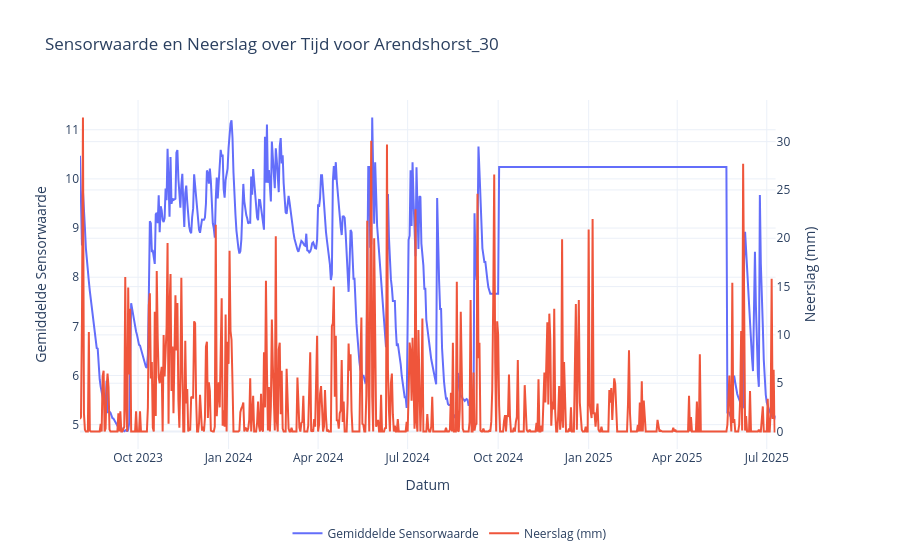
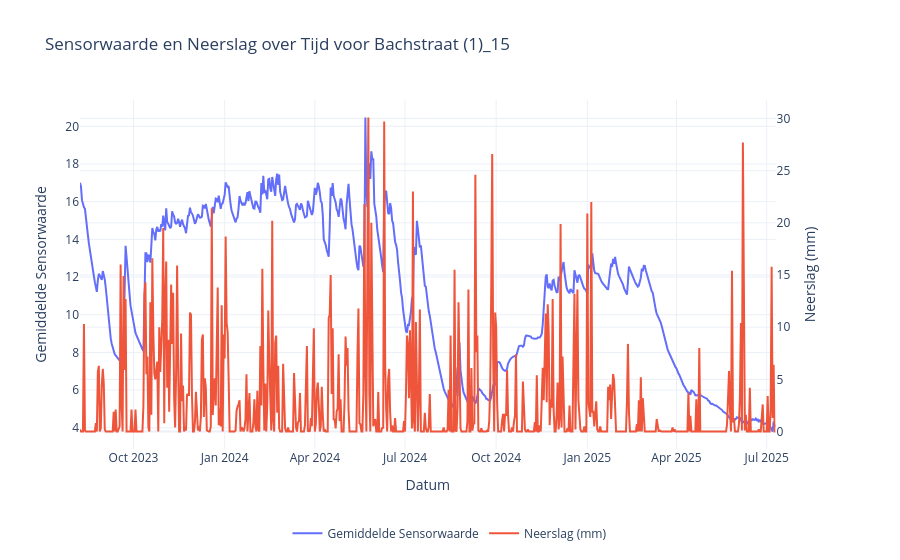
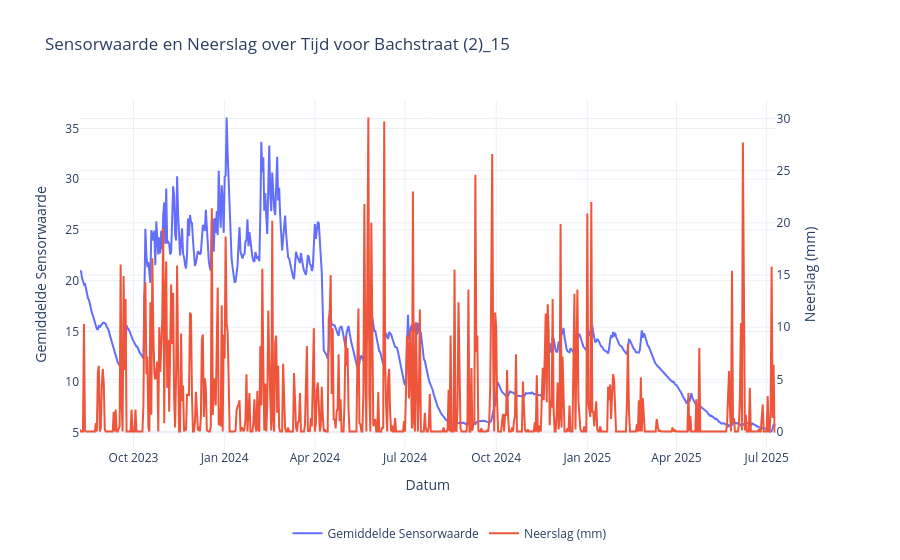
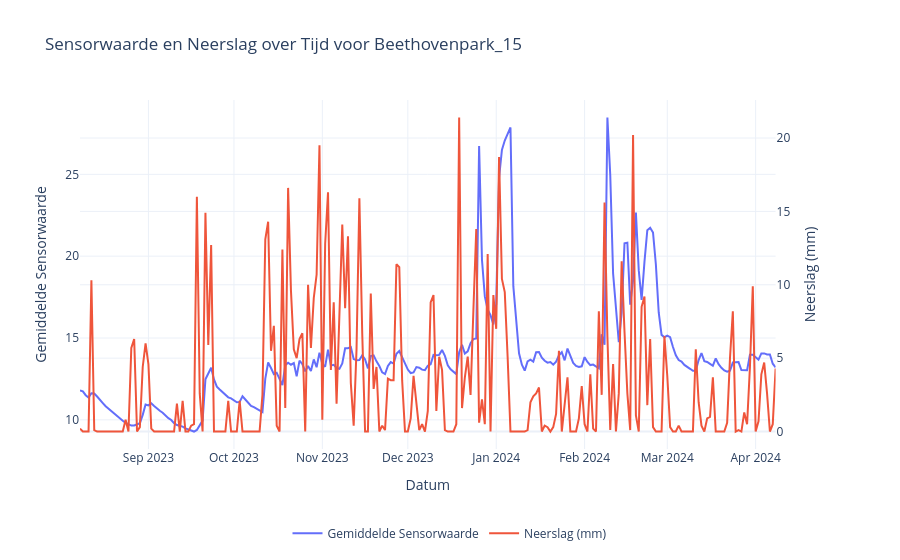

The notebook cell saved with these charts, in order:
### Code cell
import plotly.graph_objects as go
from plotly.subplots import make_subplots

# Zorg ervoor dat 'datum' een datetime-formaat heeft
df['datum'] = pd.to_datetime(df['datum'])

# Maak een lijst met unieke locaties
locaties = df['locatie'].unique()

# Loop door elke locatie en plot de grafiek
for locatie in locaties:
    # Filter de data voor de huidige locatie
    data_locatie = df[df['locatie'] == locatie]

    # Sorteer data op datum voor een consistente tijdsreeks
    data_locatie = data_locatie.sort_values('datum')

    # Begin met het aanmaken van een subplot met twee y-assen
    fig = make_subplots(specs=[[{"secondary_y": True}]])

    # Voeg de sensorwaarde toe aan de primaire y-as
    fig.add_trace(
        go.Scatter(
            x=data_locatie['datum'], y=data_locatie['s'], name='Gemiddelde Sensorwaarde'),
        secondary_y=False,
    )

    # Voeg de neerslag toe aan de secundaire y-as
    fig.add_trace(
        go.Scatter(x=data_locatie['datum'],
                   y=data_locatie['n'], name='Neerslag (mm)'),
        secondary_y=True,
    )

    # Labels en titel toevoegen
    fig.update_xaxes(title_text="Datum")
    fig.update_yaxes(title_text="Gemiddelde Sensorwaarde", secondary_y=False)
    fig.update_yaxes(title_text="Neerslag (mm)", secondary_y=True)

    fig.update_layout(
        title_text=f"Sensorwaarde en Neerslag over Tijd voor {locatie}",
        template="plotly_white",
        legend=dict(
            orientation="h",
            yanchor="top",
            y=-0.2,  # Plaatst de legenda onder de grafiek
            xanchor="center",
            x=0.5
        )
    )

    # Toon de grafiek
    fig.show()

    # fig.write_image(f"../final_documentatie/figuren/{locatie}.png")

### Figure 1 — Plotly figure (JSON) as saved in the notebook; plotly's stock layout.template omitted (floating-point values rounded to 4 significant figures; data arrays with more than 128 entries replaced by an {"elided": "..."} marker saying what was removed)
{"data": [{"name": "Gemiddelde Sensorwaarde", "type": "scatter", "x": {"elided": "708 str values"}, "xaxis": "x", "y": {"elided": "708 float values"}, "yaxis": "y"}, {"name": "Neerslag (mm)", "type": "scatter", "x": {"elided": "708 str values"}, "xaxis": "x", "y": {"elided": "708 float values"}, "yaxis": "y2"}], "layout": {"legend": {"orientation": "h", "x": 0.5, "xanchor": "center", "y": -0.2, "yanchor": "top"}, "title": {"text": "Sensorwaarde en Neerslag over Tijd voor Arendshorst_30"}, "xaxis": {"anchor": "y", "domain": [0, 0.94], "title": {"text": "Datum"}}, "yaxis": {"anchor": "x", "domain": [0, 1], "title": {"text": "Gemiddelde Sensorwaarde"}}, "yaxis2": {"anchor": "x", "overlaying": "y", "side": "right", "title": {"text": "Neerslag (mm)"}}}}

### Figure 2 — Plotly figure (JSON) as saved in the notebook; plotly's stock layout.template omitted (floating-point values rounded to 4 significant figures; data arrays with more than 128 entries replaced by an {"elided": "..."} marker saying what was removed)
{"data": [{"name": "Gemiddelde Sensorwaarde", "type": "scatter", "x": {"elided": "703 str values"}, "xaxis": "x", "y": {"elided": "703 float values"}, "yaxis": "y"}, {"name": "Neerslag (mm)", "type": "scatter", "x": {"elided": "703 str values"}, "xaxis": "x", "y": {"elided": "703 float values"}, "yaxis": "y2"}], "layout": {"legend": {"orientation": "h", "x": 0.5, "xanchor": "center", "y": -0.2, "yanchor": "top"}, "title": {"text": "Sensorwaarde en Neerslag over Tijd voor Bachstraat (1)_15"}, "xaxis": {"anchor": "y", "domain": [0, 0.94], "title": {"text": "Datum"}}, "yaxis": {"anchor": "x", "domain": [0, 1], "title": {"text": "Gemiddelde Sensorwaarde"}}, "yaxis2": {"anchor": "x", "overlaying": "y", "side": "right", "title": {"text": "Neerslag (mm)"}}}}

### Figure 3 — Plotly figure (JSON) as saved in the notebook; plotly's stock layout.template omitted (floating-point values rounded to 4 significant figures; data arrays with more than 128 entries replaced by an {"elided": "..."} marker saying what was removed)
{"data": [{"name": "Gemiddelde Sensorwaarde", "type": "scatter", "x": {"elided": "703 str values"}, "xaxis": "x", "y": {"elided": "703 float values"}, "yaxis": "y"}, {"name": "Neerslag (mm)", "type": "scatter", "x": {"elided": "703 str values"}, "xaxis": "x", "y": {"elided": "703 float values"}, "yaxis": "y2"}], "layout": {"legend": {"orientation": "h", "x": 0.5, "xanchor": "center", "y": -0.2, "yanchor": "top"}, "title": {"text": "Sensorwaarde en Neerslag over Tijd voor Bachstraat (2)_15"}, "xaxis": {"anchor": "y", "domain": [0, 0.94], "title": {"text": "Datum"}}, "yaxis": {"anchor": "x", "domain": [0, 1], "title": {"text": "Gemiddelde Sensorwaarde"}}, "yaxis2": {"anchor": "x", "overlaying": "y", "side": "right", "title": {"text": "Neerslag (mm)"}}}}

### Figure 4 — Plotly figure (JSON) as saved in the notebook; plotly's stock layout.template omitted (floating-point values rounded to 4 significant figures; data arrays with more than 128 entries replaced by an {"elided": "..."} marker saying what was removed)
{"data": [{"name": "Gemiddelde Sensorwaarde", "type": "scatter", "x": {"elided": "245 str values"}, "xaxis": "x", "y": {"elided": "245 float values"}, "yaxis": "y"}, {"name": "Neerslag (mm)", "type": "scatter", "x": {"elided": "245 str values"}, "xaxis": "x", "y": {"elided": "245 float values"}, "yaxis": "y2"}], "layout": {"legend": {"orientation": "h", "x": 0.5, "xanchor": "center", "y": -0.2, "yanchor": "top"}, "title": {"text": "Sensorwaarde en Neerslag over Tijd voor Beethovenpark_15"}, "xaxis": {"anchor": "y", "domain": [0, 0.94], "title": {"text": "Datum"}}, "yaxis": {"anchor": "x", "domain": [0, 1], "title": {"text": "Gemiddelde Sensorwaarde"}}, "yaxis2": {"anchor": "x", "overlaying": "y", "side": "right", "title": {"text": "Neerslag (mm)"}}}}
